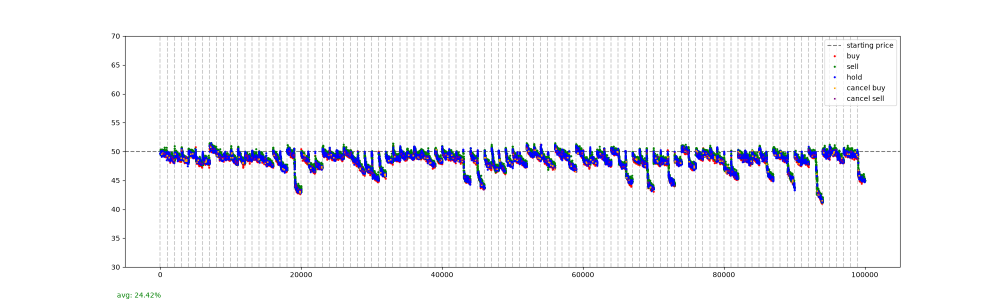
#> input picture first/Combined/orders_noobs.png, 2000 x 600 px, given in place of pricemovement_c.png, which was not available (shown at 1/2 size)
$ python Overlayer.py
#> lines starting #> are read from the running program, lines starting #| are printed output that depends on the picture
from PIL import Image
import os

def overlay(file1, file2, output, alpha=0.5):
#> called with file1 = 'Cancel_env/pricemovement_c.png', file2 = 'env/pricemovement.png', output = 'pmOverlaid.png', alpha = 0.5
    img1 = Image.open(file1).convert("RGBA")
#> img1 is the input picture: PIL image 2000x600 RGBA; mean R, G, B, A 244, 244.1, 247.6, 255
    img2 = Image.open(file2).convert("RGBA")
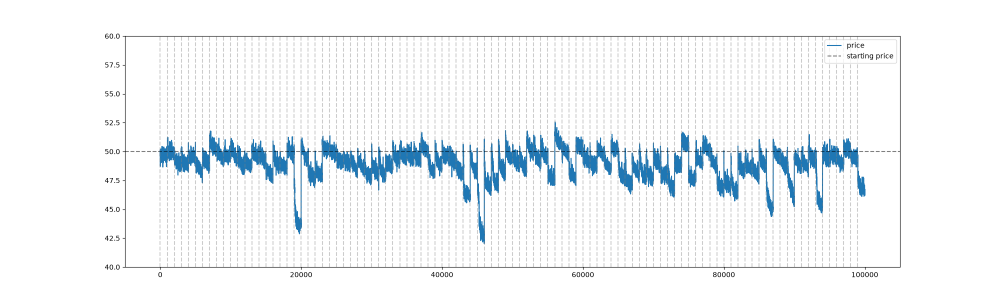
#> input picture first/Combined/pricemovement.png, 2000 x 600 px, found by its file name (shown at 1/2 size)
#> img2 is the input picture: PIL image 2000x600 RGBA; mean R, G, B, A 240.6, 244.5, 247.2, 255
    img2 = img2.resize(img1.size)
    blended = Image.blend(img1, img2, alpha=alpha)
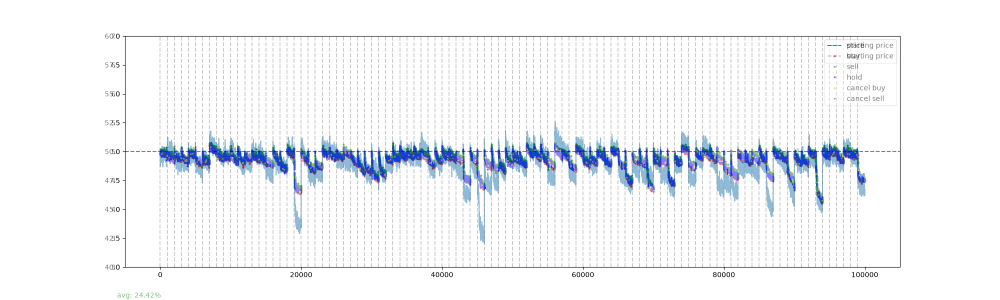
#> blended: PIL image 2000x600 RGBA (shown at 1/2 size); mean R, G, B, A 242.3, 244.3, 247.4, 255
    blended.save(output)

cancel_dir = "Cancel_env"
base_dir = "env"

overlay(
    os.path.join(cancel_dir, "pricemovement_c.png"),
    os.path.join(base_dir, "pricemovement.png"),
    "pmOverlaid.png"
)
overlay(
    os.path.join(cancel_dir, "orders_c.png"),
    os.path.join(base_dir, "orders.png"),
    "ordersOverlaid.png"
)
#> call 2 of overlay, with file1 = 'Cancel_env/orders_c.png', file2 = 'env/orders.png', output = 'ordersOverlaid.png', alpha = 0.5
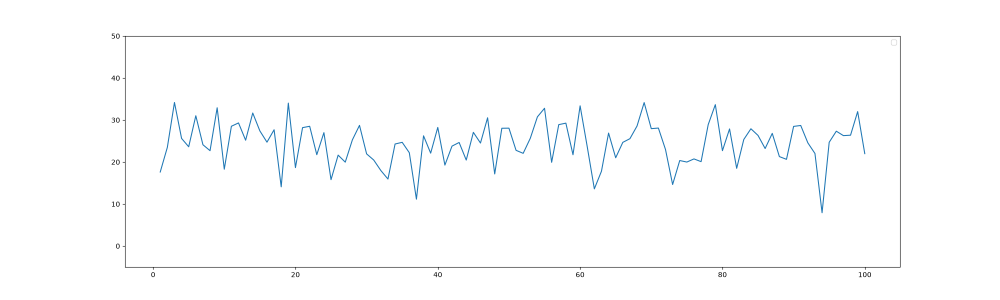
#> input picture first/Combined/profitability_noobs.png, 2000 x 600 px, given in place of orders_c.png, which was not available (shown at 1/2 size)
#> in overlay, img1 is the input picture: PIL image 2000x600 RGBA; mean R, G, B, A 251.9, 252.7, 253.2, 255
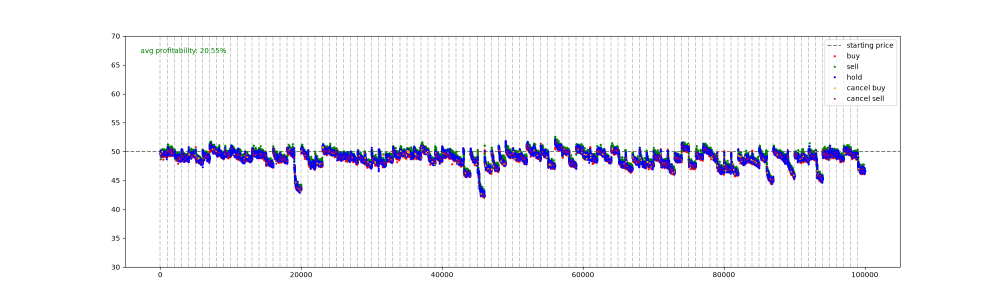
#> input picture first/Combined/orders.png, 2000 x 600 px, found by its file name (shown at 1/2 size)
#> in overlay, img2 is the input picture: PIL image 2000x600 RGBA; mean R, G, B, A 244.3, 243.8, 247.7, 255
#> in overlay (call 2), `blended = Image.blend(img1, img2, alpha=alpha)`:
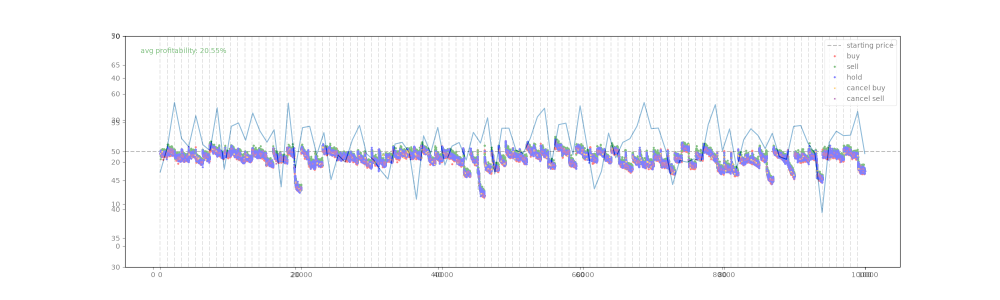
#> blended: PIL image 2000x600 RGBA (shown at 1/2 size); mean R, G, B, A 248, 248.2, 250.4, 255
overlay(
    os.path.join(cancel_dir, "profitability_c.png"),
    os.path.join(base_dir, "profitability.png"),
    "profitabilityOverlaid.png"
)
#> call 3 of overlay, with file1 = 'Cancel_env/profitability_c.png', file2 = 'env/profitability.png', output = 'profitabilityOverlaid.png', alpha = 0.5
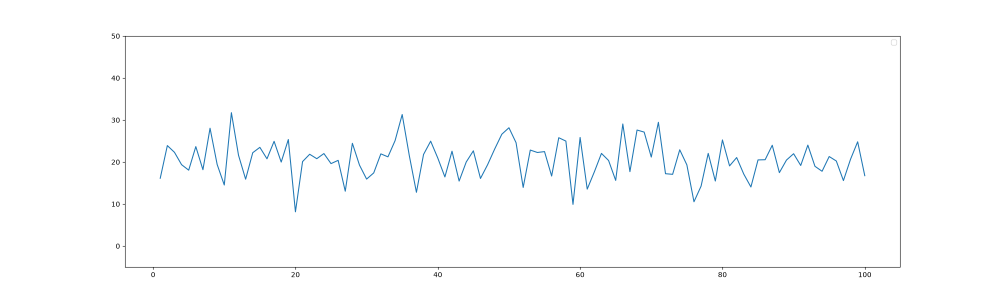
#> input picture first/Combined/profitability.png, 2000 x 600 px, found by its file name (shown at 1/2 size)
#> in overlay, img2 is the input picture: PIL image 2000x600 RGBA; mean R, G, B, A 252, 252.7, 253.3, 255
#> in overlay (call 3), `blended = Image.blend(img1, img2, alpha=alpha)`:
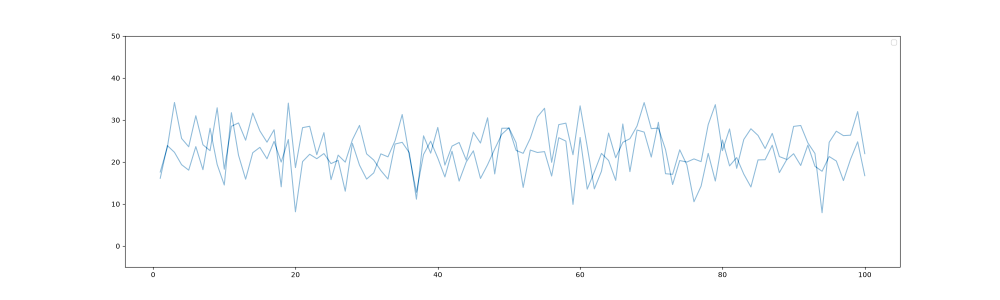
#> blended: PIL image 2000x600 RGBA (shown at 1/2 size); mean R, G, B, A 251.9, 252.7, 253.2, 255
